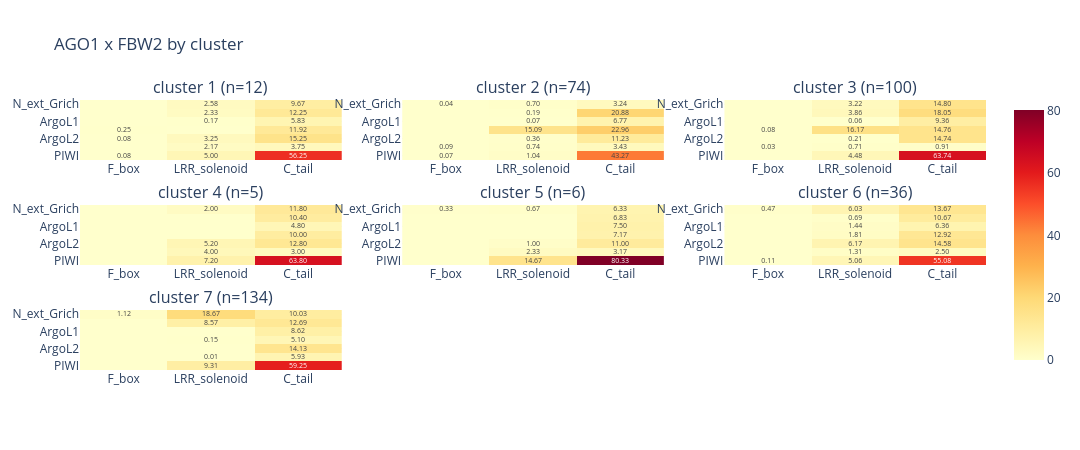
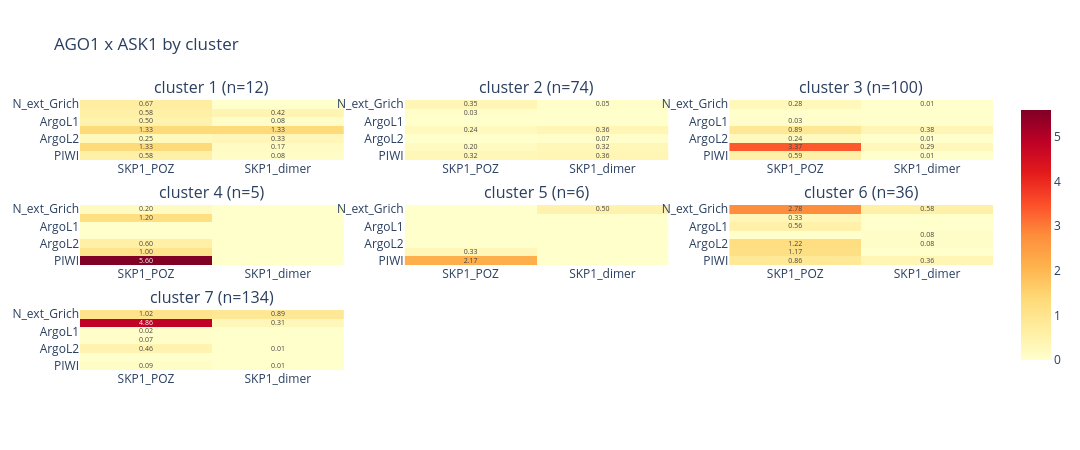
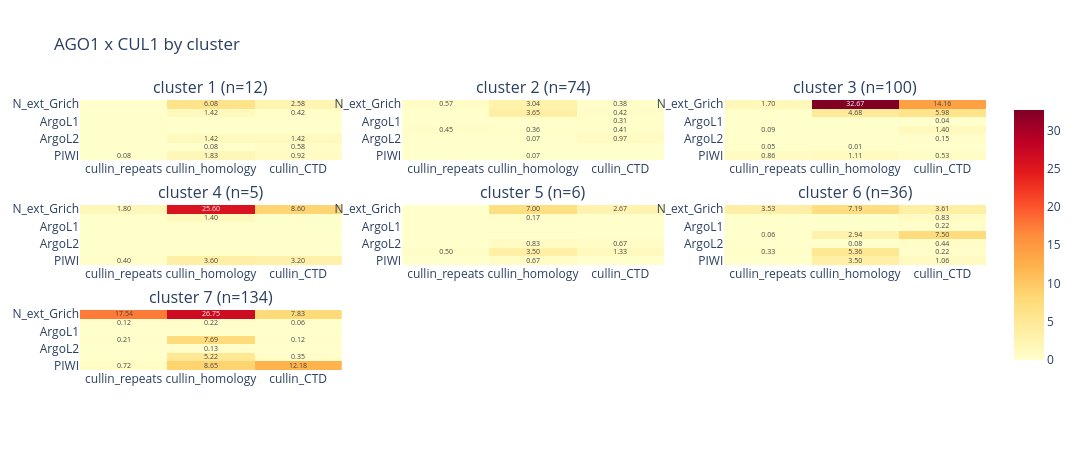

The cell these charts' notebook holds for them, in order:
### Markdown cell above
## Per-pose-cluster breakdown

One small-multiple panel per couple: one heatmap per pose cluster (`scripts/pose_cluster_anchor.py`'s `cluster` column), shared colour scale
within the panel. If there's only one cluster this collapses to a single tile.

### Code cell
clusters = sorted(df["cluster"].unique())
cluster_n_models = df.groupby("cluster")["fname"].nunique()
print(f"{len(clusters)} pose cluster(s): " + ", ".join(f'{k} (n={cluster_n_models[k]})' for k in clusters))

def panel_by(group_col, group_values, group_n_models, tag, subdir):
    for c in COUPLES:
        ligand_name = LIGAND_CHAIN_NAMES[c]
        mats = {}
        for g in group_values:
            res = couple_matrix(df[df[group_col] == g], c, group_n_models[g])
            if res is not None:
                mats[g] = res
        if not mats:
            print(f"No {RECEPTOR_NAME}-{ligand_name} contacts for any {tag} -- skipping.")
            continue
        present = list(mats)
        zmax = max(r[2].values.max() for r in mats.values()) or 1
        ncols = min(3, len(present)); nrows = -(-len(present) // ncols)
        fig = make_subplots(rows=nrows, cols=ncols,
                            subplot_titles=[f"{tag} {g} (n={group_n_models[g]})" for g in present])
        for i, g in enumerate(present):
            x_labels, y_labels, rate = mats[g]
            r, cc = i // ncols + 1, i % ncols + 1
            fig.add_trace(go.Heatmap(z=rate.values, x=x_labels, y=y_labels, colorscale="YlOrRd",
                zmin=0, zmax=float(zmax), showscale=bool(g == present[-1]),
                text=[[f"{v:.2f}" if v > 0 else "" for v in row] for row in rate.values],
                texttemplate="%{text}", textfont=dict(size=7),
                hovertemplate=f"{tag} {g}<br>%{{y}} / %{{x}}<br>%{{z:.3f}}/model<extra></extra>"),
                row=r, col=cc)
        fig.update_yaxes(autorange="reversed")
        fig.update_layout(title=f"{RECEPTOR_NAME} x {ligand_name} by {tag}", template=TEMPLATE,
                          width=max(760, 360 * ncols), height=max(430, 150 * nrows))
        save_fig(fig, f"{RECEPTOR_NAME.lower()}_{ligand_name.lower()}_heatmap_by_{tag}.html", subdir)

panel_by("cluster", clusters, cluster_n_models, "cluster", "per_cluster")

### Figure 1 — Plotly figure (JSON) as saved in the notebook; plotly's stock layout.template omitted (floating-point values rounded to 4 significant figures)
{"data": [{"colorscale": [[0.0, "rgb(255,255,204)"], [0.125, "rgb(255,237,160)"], [0.25, "rgb(254,217,118)"], [0.375, "rgb(254,178,76)"], [0.5, "rgb(253,141,60)"], [0.625, "rgb(252,78,42)"], [0.75, "rgb(227,26,28)"], [0.875, "rgb(189,0,38)"], [1.0, "rgb(128,0,38)"]], "hovertemplate": "cluster 1<br>%{y} / %{x}<br>%{z:.3f}/model<extra></extra>", "showscale": false, "text": [["", "2.58", "9.67"], ["", "2.33", "12.25"], ["", "0.17", "5.83"], ["0.25", "", "11.92"], ["0.08", "3.25", "15.25"], ["", "2.17", "3.75"], ["0.08", "5.00", "56.25"]], "textfont": {"size": 7}, "texttemplate": "%{text}", "type": "heatmap", "x": ["F_box", "LRR_solenoid", "C_tail"], "xaxis": "x", "y": ["N_ext_Grich", "ArgoN", "ArgoL1", "PAZ", "ArgoL2", "MID", "PIWI"], "yaxis": "y", "z": [[0.0, 2.583, 9.667], [0.0, 2.333, 12.25], [0.0, 0.1667, 5.833], [0.25, 0.0, 11.92], [0.08333, 3.25, 15.25], [0.0, 2.167, 3.75], [0.08333, 5.0, 56.25]], "zmax": 80.33, "zmin": 0}, {"colorscale": [[0.0, "rgb(255,255,204)"], [0.125, "rgb(255,237,160)"], [0.25, "rgb(254,217,118)"], [0.375, "rgb(254,178,76)"], [0.5, "rgb(253,141,60)"], [0.625, "rgb(252,78,42)"], [0.75, "rgb(227,26,28)"], [0.875, "rgb(189,0,38)"], [1.0, "rgb(128,0,38)"]], "hovertemplate": "cluster 2<br>%{y} / %{x}<br>%{z:.3f}/model<extra></extra>", "showscale": false, "text": [["0.04", "0.70", "3.24"], ["", "0.19", "20.88"], ["", "0.07", "6.77"], ["", "15.09", "22.96"], ["", "0.36", "11.23"], ["0.09", "0.74", "3.43"], ["0.07", "1.04", "43.27"]], "textfont": {"size": 7}, "texttemplate": "%{text}", "type": "heatmap", "x": ["F_box", "LRR_solenoid", "C_tail"], "xaxis": "x2", "y": ["N_ext_Grich", "ArgoN", "ArgoL1", "PAZ", "ArgoL2", "MID", "PIWI"], "yaxis": "y2", "z": [[0.04054, 0.7027, 3.243], [0.0, 0.1892, 20.88], [0.0, 0.06757, 6.77], [0.0, 15.09, 22.96], [0.0, 0.3649, 11.23], [0.09459, 0.7432, 3.432], [0.06757, 1.041, 43.27]], "zmax": 80.33, "zmin": 0}, {"colorscale": [[0.0, "rgb(255,255,204)"], [0.125, "rgb(255,237,160)"], [0.25, "rgb(254,217,118)"], [0.375, "rgb(254,178,76)"], [0.5, "rgb(253,141,60)"], [0.625, "rgb(252,78,42)"], [0.75, "rgb(227,26,28)"], [0.875, "rgb(189,0,38)"], [1.0, "rgb(128,0,38)"]], "hovertemplate": "cluster 3<br>%{y} / %{x}<br>%{z:.3f}/model<extra></extra>", "showscale": false, "text": [["", "3.22", "14.80"], ["", "3.86", "18.05"], ["", "0.06", "9.36"], ["0.08", "16.17", "14.76"], ["", "0.21", "14.74"], ["0.03", "0.71", "0.91"], ["", "4.48", "63.74"]], "textfont": {"size": 7}, "texttemplate": "%{text}", "type": "heatmap", "x": ["F_box", "LRR_solenoid", "C_tail"], "xaxis": "x3", "y": ["N_ext_Grich", "ArgoN", "ArgoL1", "PAZ", "ArgoL2", "MID", "PIWI"], "yaxis": "y3", "z": [[0.0, 3.22, 14.8], [0.0, 3.86, 18.05], [0.0, 0.06, 9.36], [0.08, 16.17, 14.76], [0.0, 0.21, 14.74], [0.03, 0.71, 0.91], [0.0, 4.48, 63.74]], "zmax": 80.33, "zmin": 0}, {"colorscale": [[0.0, "rgb(255,255,204)"], [0.125, "rgb(255,237,160)"], [0.25, "rgb(254,217,118)"], [0.375, "rgb(254,178,76)"], [0.5, "rgb(253,141,60)"], [0.625, "rgb(252,78,42)"], [0.75, "rgb(227,26,28)"], [0.875, "rgb(189,0,38)"], [1.0, "rgb(128,0,38)"]], "hovertemplate": "cluster 4<br>%{y} / %{x}<br>%{z:.3f}/model<extra></extra>", "showscale": false, "text": [["", "2.00", "11.80"], ["", "", "10.40"], ["", "", "4.80"], ["", "", "10.00"], ["", "5.20", "12.80"], ["", "4.00", "3.00"], ["", "7.20", "63.80"]], "textfont": {"size": 7}, "texttemplate": "%{text}", "type": "heatmap", "x": ["F_box", "LRR_solenoid", "C_tail"], "xaxis": "x4", "y": ["N_ext_Grich", "ArgoN", "ArgoL1", "PAZ", "ArgoL2", "MID", "PIWI"], "yaxis": "y4", "z": [[0.0, 2.0, 11.8], [0.0, 0.0, 10.4], [0.0, 0.0, 4.8], [0.0, 0.0, 10.0], [0.0, 5.2, 12.8], [0.0, 4.0, 3.0], [0.0, 7.2, 63.8]], "zmax": 80.33, "zmin": 0}, {"colorscale": [[0.0, "rgb(255,255,204)"], [0.125, "rgb(255,237,160)"], [0.25, "rgb(254,217,118)"], [0.375, "rgb(254,178,76)"], [0.5, "rgb(253,141,60)"], [0.625, "rgb(252,78,42)"], [0.75, "rgb(227,26,28)"], [0.875, "rgb(189,0,38)"], [1.0, "rgb(128,0,38)"]], "hovertemplate": "cluster 5<br>%{y} / %{x}<br>%{z:.3f}/model<extra></extra>", "showscale": false, "text": [["0.33", "0.67", "6.33"], ["", "", "6.83"], ["", "", "7.50"], ["", "", "7.17"], ["", "1.00", "11.00"], ["", "2.33", "3.17"], ["", "14.67", "80.33"]], "textfont": {"size": 7}, "texttemplate": "%{text}", "type": "heatmap", "x": ["F_box", "LRR_solenoid", "C_tail"], "xaxis": "x5", "y": ["N_ext_Grich", "ArgoN", "ArgoL1", "PAZ", "ArgoL2", "MID", "PIWI"], "yaxis": "y5", "z": [[0.3333, 0.6667, 6.333], [0.0, 0.0, 6.833], [0.0, 0.0, 7.5], [0.0, 0.0, 7.167], [0.0, 1.0, 11.0], [0.0, 2.333, 3.167], [0.0, 14.67, 80.33]], "zmax": 80.33, "zmin": 0}, {"colorscale": [[0.0, "rgb(255,255,204)"], [0.125, "rgb(255,237,160)"], [0.25, "rgb(254,217,118)"], [0.375, "rgb(254,178,76)"], [0.5, "rgb(253,141,60)"], [0.625, "rgb(252,78,42)"], [0.75, "rgb(227,26,28)"], [0.875, "rgb(189,0,38)"], [1.0, "rgb(128,0,38)"]], "hovertemplate": "cluster 6<br>%{y} / %{x}<br>%{z:.3f}/model<extra></extra>", "showscale": false, "text": [["0.47", "6.03", "13.67"], ["", "0.69", "10.67"], ["", "1.44", "6.36"], ["", "1.81", "12.92"], ["", "6.17", "14.58"], ["", "1.31", "2.50"], ["0.11", "5.06", "55.08"]], "textfont": {"size": 7}, "texttemplate": "%{text}", "type": "heatmap", "x": ["F_box", "LRR_solenoid", "C_tail"], "xaxis": "x6", "y": ["N_ext_Grich", "ArgoN", "ArgoL1", "PAZ", "ArgoL2", "MID", "PIWI"], "yaxis": "y6", "z": [[0.4722, 6.028, 13.67], [0.0, 0.6944, 10.67], [0.0, 1.444, 6.361], [0.0, 1.806, 12.92], [0.0, 6.167, 14.58], [0.0, 1.306, 2.5], [0.1111, 5.056, 55.08]], "zmax": 80.33, "zmin": 0}, {"colorscale": [[0.0, "rgb(255,255,204)"], [0.125, "rgb(255,237,160)"], [0.25, "rgb(254,217,118)"], [0.375, "rgb(254,178,76)"], [0.5, "rgb(253,141,60)"], [0.625, "rgb(252,78,42)"], [0.75, "rgb(227,26,28)"], [0.875, "rgb(189,0,38)"], [1.0, "rgb(128,0,38)"]], "hovertemplate": "cluster 7<br>%{y} / %{x}<br>%{z:.3f}/model<extra></extra>", "showscale": true, "text": [["1.12", "18.67", "10.03"], ["", "8.57", "12.69"], ["", "", "8.62"], ["", "0.15", "5.10"], ["", "", "14.13"], ["", "0.01", "5.93"], ["", "9.31", "59.25"]], "textfont": {"size": 7}, "texttemplate": "%{text}", "type": "heatmap", "x": ["F_box", "LRR_solenoid", "C_tail"], "xaxis": "x7", "y": ["N_ext_Grich", "ArgoN", "ArgoL1", "PAZ", "ArgoL2", "MID", "PIWI"], "yaxis": "y7", "z": [[1.119, 18.67, 10.03], [0.0, 8.567, 12.69], [0.0, 0.0, 8.619], [0.0, 0.1493, 5.097], [0.0, 0.0, 14.13], [0.0, 0.007463, 5.933], [0.0, 9.313, 59.25]], "zmax": 80.33, "zmin": 0}], "layout": {"annotations": [{"font": {"size": 16}, "showarrow": false, "text": "cluster 1 (n=12)", "x": 0.1444, "xanchor": "center", "xref": "paper", "y": 1.0, "yanchor": "bottom", "yref": "paper"}, {"font": {"size": 16}, "showarrow": false, "text": "cluster 2 (n=74)", "x": 0.5, "xanchor": "center", "xref": "paper", "y": 1.0, "yanchor": "bottom", "yref": "paper"}, {"font": {"size": 16}, "showarrow": false, "text": "cluster 3 (n=100)", "x": 0.8556, "xanchor": "center", "xref": "paper", "y": 1.0, "yanchor": "bottom", "yref": "paper"}, {"font": {"size": 16}, "showarrow": false, "text": "cluster 4 (n=5)", "x": 0.1444, "xanchor": "center", "xref": "paper", "y": 0.6111, "yanchor": "bottom", "yref": "paper"}, {"font": {"size": 16}, "showarrow": false, "text": "cluster 5 (n=6)", "x": 0.5, "xanchor": "center", "xref": "paper", "y": 0.6111, "yanchor": "bottom", "yref": "paper"}, {"font": {"size": 16}, "showarrow": false, "text": "cluster 6 (n=36)", "x": 0.8556, "xanchor": "center", "xref": "paper", "y": 0.6111, "yanchor": "bottom", "yref": "paper"}, {"font": {"size": 16}, "showarrow": false, "text": "cluster 7 (n=134)", "x": 0.1444, "xanchor": "center", "xref": "paper", "y": 0.2222, "yanchor": "bottom", "yref": "paper"}], "height": 450, "title": {"text": "AGO1 x FBW2 by cluster"}, "width": 1080, "xaxis": {"anchor": "y", "domain": [0.0, 0.2889]}, "xaxis2": {"anchor": "y2", "domain": [0.3556, 0.6444]}, "xaxis3": {"anchor": "y3", "domain": [0.7111, 1.0]}, "xaxis4": {"anchor": "y4", "domain": [0.0, 0.2889]}, "xaxis5": {"anchor": "y5", "domain": [0.3556, 0.6444]}, "xaxis6": {"anchor": "y6", "domain": [0.7111, 1.0]}, "xaxis7": {"anchor": "y7", "domain": [0.0, 0.2889]}, "xaxis8": {"anchor": "y8", "domain": [0.3556, 0.6444]}, "xaxis9": {"anchor": "y9", "domain": [0.7111, 1.0]}, "yaxis": {"anchor": "x", "autorange": "reversed", "domain": [0.7778, 1.0]}, "yaxis2": {"anchor": "x2", "autorange": "reversed", "domain": [0.7778, 1.0]}, "yaxis3": {"anchor": "x3", "autorange": "reversed", "domain": [0.7778, 1.0]}, "yaxis4": {"anchor": "x4", "autorange": "reversed", "domain": [0.3889, 0.6111]}, "yaxis5": {"anchor": "x5", "autorange": "reversed", "domain": [0.3889, 0.6111]}, "yaxis6": {"anchor": "x6", "autorange": "reversed", "domain": [0.3889, 0.6111]}, "yaxis7": {"anchor": "x7", "autorange": "reversed", "domain": [0.0, 0.2222]}, "yaxis8": {"anchor": "x8", "autorange": "reversed", "domain": [0.0, 0.2222]}, "yaxis9": {"anchor": "x9", "autorange": "reversed", "domain": [0.0, 0.2222]}}}

### Figure 2 — Plotly figure (JSON) as saved in the notebook; plotly's stock layout.template omitted (floating-point values rounded to 4 significant figures)
{"data": [{"colorscale": [[0.0, "rgb(255,255,204)"], [0.125, "rgb(255,237,160)"], [0.25, "rgb(254,217,118)"], [0.375, "rgb(254,178,76)"], [0.5, "rgb(253,141,60)"], [0.625, "rgb(252,78,42)"], [0.75, "rgb(227,26,28)"], [0.875, "rgb(189,0,38)"], [1.0, "rgb(128,0,38)"]], "hovertemplate": "cluster 1<br>%{y} / %{x}<br>%{z:.3f}/model<extra></extra>", "showscale": false, "text": [["0.67", ""], ["0.58", "0.42"], ["0.50", "0.08"], ["1.33", "1.33"], ["0.25", "0.33"], ["1.33", "0.17"], ["0.58", "0.08"]], "textfont": {"size": 7}, "texttemplate": "%{text}", "type": "heatmap", "x": ["SKP1_POZ", "SKP1_dimer"], "xaxis": "x", "y": ["N_ext_Grich", "ArgoN", "ArgoL1", "PAZ", "ArgoL2", "MID", "PIWI"], "yaxis": "y", "z": [[0.6667, 0.0], [0.5833, 0.4167], [0.5, 0.08333], [1.333, 1.333], [0.25, 0.3333], [1.333, 0.1667], [0.5833, 0.08333]], "zmax": 5.6, "zmin": 0}, {"colorscale": [[0.0, "rgb(255,255,204)"], [0.125, "rgb(255,237,160)"], [0.25, "rgb(254,217,118)"], [0.375, "rgb(254,178,76)"], [0.5, "rgb(253,141,60)"], [0.625, "rgb(252,78,42)"], [0.75, "rgb(227,26,28)"], [0.875, "rgb(189,0,38)"], [1.0, "rgb(128,0,38)"]], "hovertemplate": "cluster 2<br>%{y} / %{x}<br>%{z:.3f}/model<extra></extra>", "showscale": false, "text": [["0.35", "0.05"], ["0.03", ""], ["", ""], ["0.24", "0.36"], ["", "0.07"], ["0.20", "0.32"], ["0.32", "0.36"]], "textfont": {"size": 7}, "texttemplate": "%{text}", "type": "heatmap", "x": ["SKP1_POZ", "SKP1_dimer"], "xaxis": "x2", "y": ["N_ext_Grich", "ArgoN", "ArgoL1", "PAZ", "ArgoL2", "MID", "PIWI"], "yaxis": "y2", "z": [[0.3514, 0.05405], [0.02703, 0.0], [0.0, 0.0], [0.2432, 0.3649], [0.0, 0.06757], [0.2027, 0.3243], [0.3243, 0.3649]], "zmax": 5.6, "zmin": 0}, {"colorscale": [[0.0, "rgb(255,255,204)"], [0.125, "rgb(255,237,160)"], [0.25, "rgb(254,217,118)"], [0.375, "rgb(254,178,76)"], [0.5, "rgb(253,141,60)"], [0.625, "rgb(252,78,42)"], [0.75, "rgb(227,26,28)"], [0.875, "rgb(189,0,38)"], [1.0, "rgb(128,0,38)"]], "hovertemplate": "cluster 3<br>%{y} / %{x}<br>%{z:.3f}/model<extra></extra>", "showscale": false, "text": [["0.28", "0.01"], ["", ""], ["0.03", ""], ["0.89", "0.38"], ["0.24", "0.01"], ["3.37", "0.29"], ["0.59", "0.01"]], "textfont": {"size": 7}, "texttemplate": "%{text}", "type": "heatmap", "x": ["SKP1_POZ", "SKP1_dimer"], "xaxis": "x3", "y": ["N_ext_Grich", "ArgoN", "ArgoL1", "PAZ", "ArgoL2", "MID", "PIWI"], "yaxis": "y3", "z": [[0.28, 0.01], [0.0, 0.0], [0.03, 0.0], [0.89, 0.38], [0.24, 0.01], [3.37, 0.29], [0.59, 0.01]], "zmax": 5.6, "zmin": 0}, {"colorscale": [[0.0, "rgb(255,255,204)"], [0.125, "rgb(255,237,160)"], [0.25, "rgb(254,217,118)"], [0.375, "rgb(254,178,76)"], [0.5, "rgb(253,141,60)"], [0.625, "rgb(252,78,42)"], [0.75, "rgb(227,26,28)"], [0.875, "rgb(189,0,38)"], [1.0, "rgb(128,0,38)"]], "hovertemplate": "cluster 4<br>%{y} / %{x}<br>%{z:.3f}/model<extra></extra>", "showscale": false, "text": [["0.20", ""], ["1.20", ""], ["", ""], ["", ""], ["0.60", ""], ["1.00", ""], ["5.60", ""]], "textfont": {"size": 7}, "texttemplate": "%{text}", "type": "heatmap", "x": ["SKP1_POZ", "SKP1_dimer"], "xaxis": "x4", "y": ["N_ext_Grich", "ArgoN", "ArgoL1", "PAZ", "ArgoL2", "MID", "PIWI"], "yaxis": "y4", "z": [[0.2, 0.0], [1.2, 0.0], [0.0, 0.0], [0.0, 0.0], [0.6, 0.0], [1.0, 0.0], [5.6, 0.0]], "zmax": 5.6, "zmin": 0}, {"colorscale": [[0.0, "rgb(255,255,204)"], [0.125, "rgb(255,237,160)"], [0.25, "rgb(254,217,118)"], [0.375, "rgb(254,178,76)"], [0.5, "rgb(253,141,60)"], [0.625, "rgb(252,78,42)"], [0.75, "rgb(227,26,28)"], [0.875, "rgb(189,0,38)"], [1.0, "rgb(128,0,38)"]], "hovertemplate": "cluster 5<br>%{y} / %{x}<br>%{z:.3f}/model<extra></extra>", "showscale": false, "text": [["", "0.50"], ["", ""], ["", ""], ["", ""], ["", ""], ["0.33", ""], ["2.17", ""]], "textfont": {"size": 7}, "texttemplate": "%{text}", "type": "heatmap", "x": ["SKP1_POZ", "SKP1_dimer"], "xaxis": "x5", "y": ["N_ext_Grich", "ArgoN", "ArgoL1", "PAZ", "ArgoL2", "MID", "PIWI"], "yaxis": "y5", "z": [[0.0, 0.5], [0.0, 0.0], [0.0, 0.0], [0.0, 0.0], [0.0, 0.0], [0.3333, 0.0], [2.167, 0.0]], "zmax": 5.6, "zmin": 0}, {"colorscale": [[0.0, "rgb(255,255,204)"], [0.125, "rgb(255,237,160)"], [0.25, "rgb(254,217,118)"], [0.375, "rgb(254,178,76)"], [0.5, "rgb(253,141,60)"], [0.625, "rgb(252,78,42)"], [0.75, "rgb(227,26,28)"], [0.875, "rgb(189,0,38)"], [1.0, "rgb(128,0,38)"]], "hovertemplate": "cluster 6<br>%{y} / %{x}<br>%{z:.3f}/model<extra></extra>", "showscale": false, "text": [["2.78", "0.58"], ["0.33", ""], ["0.56", ""], ["", "0.08"], ["1.22", "0.08"], ["1.17", ""], ["0.86", "0.36"]], "textfont": {"size": 7}, "texttemplate": "%{text}", "type": "heatmap", "x": ["SKP1_POZ", "SKP1_dimer"], "xaxis": "x6", "y": ["N_ext_Grich", "ArgoN", "ArgoL1", "PAZ", "ArgoL2", "MID", "PIWI"], "yaxis": "y6", "z": [[2.778, 0.5833], [0.3333, 0.0], [0.5556, 0.0], [0.0, 0.08333], [1.222, 0.08333], [1.167, 0.0], [0.8611, 0.3611]], "zmax": 5.6, "zmin": 0}, {"colorscale": [[0.0, "rgb(255,255,204)"], [0.125, "rgb(255,237,160)"], [0.25, "rgb(254,217,118)"], [0.375, "rgb(254,178,76)"], [0.5, "rgb(253,141,60)"], [0.625, "rgb(252,78,42)"], [0.75, "rgb(227,26,28)"], [0.875, "rgb(189,0,38)"], [1.0, "rgb(128,0,38)"]], "hovertemplate": "cluster 7<br>%{y} / %{x}<br>%{z:.3f}/model<extra></extra>", "showscale": true, "text": [["1.02", "0.89"], ["4.86", "0.31"], ["0.02", ""], ["0.07", ""], ["0.46", "0.01"], ["", ""], ["0.09", "0.01"]], "textfont": {"size": 7}, "texttemplate": "%{text}", "type": "heatmap", "x": ["SKP1_POZ", "SKP1_dimer"], "xaxis": "x7", "y": ["N_ext_Grich", "ArgoN", "ArgoL1", "PAZ", "ArgoL2", "MID", "PIWI"], "yaxis": "y7", "z": [[1.022, 0.8881], [4.858, 0.306], [0.02239, 0.0], [0.06716, 0.0], [0.4627, 0.007463], [0.0, 0.0], [0.08955, 0.007463]], "zmax": 5.6, "zmin": 0}], "layout": {"annotations": [{"font": {"size": 16}, "showarrow": false, "text": "cluster 1 (n=12)", "x": 0.1444, "xanchor": "center", "xref": "paper", "y": 1.0, "yanchor": "bottom", "yref": "paper"}, {"font": {"size": 16}, "showarrow": false, "text": "cluster 2 (n=74)", "x": 0.5, "xanchor": "center", "xref": "paper", "y": 1.0, "yanchor": "bottom", "yref": "paper"}, {"font": {"size": 16}, "showarrow": false, "text": "cluster 3 (n=100)", "x": 0.8556, "xanchor": "center", "xref": "paper", "y": 1.0, "yanchor": "bottom", "yref": "paper"}, {"font": {"size": 16}, "showarrow": false, "text": "cluster 4 (n=5)", "x": 0.1444, "xanchor": "center", "xref": "paper", "y": 0.6111, "yanchor": "bottom", "yref": "paper"}, {"font": {"size": 16}, "showarrow": false, "text": "cluster 5 (n=6)", "x": 0.5, "xanchor": "center", "xref": "paper", "y": 0.6111, "yanchor": "bottom", "yref": "paper"}, {"font": {"size": 16}, "showarrow": false, "text": "cluster 6 (n=36)", "x": 0.8556, "xanchor": "center", "xref": "paper", "y": 0.6111, "yanchor": "bottom", "yref": "paper"}, {"font": {"size": 16}, "showarrow": false, "text": "cluster 7 (n=134)", "x": 0.1444, "xanchor": "center", "xref": "paper", "y": 0.2222, "yanchor": "bottom", "yref": "paper"}], "height": 450, "title": {"text": "AGO1 x ASK1 by cluster"}, "width": 1080, "xaxis": {"anchor": "y", "domain": [0.0, 0.2889]}, "xaxis2": {"anchor": "y2", "domain": [0.3556, 0.6444]}, "xaxis3": {"anchor": "y3", "domain": [0.7111, 1.0]}, "xaxis4": {"anchor": "y4", "domain": [0.0, 0.2889]}, "xaxis5": {"anchor": "y5", "domain": [0.3556, 0.6444]}, "xaxis6": {"anchor": "y6", "domain": [0.7111, 1.0]}, "xaxis7": {"anchor": "y7", "domain": [0.0, 0.2889]}, "xaxis8": {"anchor": "y8", "domain": [0.3556, 0.6444]}, "xaxis9": {"anchor": "y9", "domain": [0.7111, 1.0]}, "yaxis": {"anchor": "x", "autorange": "reversed", "domain": [0.7778, 1.0]}, "yaxis2": {"anchor": "x2", "autorange": "reversed", "domain": [0.7778, 1.0]}, "yaxis3": {"anchor": "x3", "autorange": "reversed", "domain": [0.7778, 1.0]}, "yaxis4": {"anchor": "x4", "autorange": "reversed", "domain": [0.3889, 0.6111]}, "yaxis5": {"anchor": "x5", "autorange": "reversed", "domain": [0.3889, 0.6111]}, "yaxis6": {"anchor": "x6", "autorange": "reversed", "domain": [0.3889, 0.6111]}, "yaxis7": {"anchor": "x7", "autorange": "reversed", "domain": [0.0, 0.2222]}, "yaxis8": {"anchor": "x8", "autorange": "reversed", "domain": [0.0, 0.2222]}, "yaxis9": {"anchor": "x9", "autorange": "reversed", "domain": [0.0, 0.2222]}}}

### Figure 3 — Plotly figure (JSON) as saved in the notebook; plotly's stock layout.template omitted (floating-point values rounded to 4 significant figures)
{"data": [{"colorscale": [[0.0, "rgb(255,255,204)"], [0.125, "rgb(255,237,160)"], [0.25, "rgb(254,217,118)"], [0.375, "rgb(254,178,76)"], [0.5, "rgb(253,141,60)"], [0.625, "rgb(252,78,42)"], [0.75, "rgb(227,26,28)"], [0.875, "rgb(189,0,38)"], [1.0, "rgb(128,0,38)"]], "hovertemplate": "cluster 1<br>%{y} / %{x}<br>%{z:.3f}/model<extra></extra>", "showscale": false, "text": [["", "6.08", "2.58"], ["", "1.42", "0.42"], ["", "", ""], ["", "", ""], ["", "1.42", "1.42"], ["", "0.08", "0.58"], ["0.08", "1.83", "0.92"]], "textfont": {"size": 7}, "texttemplate": "%{text}", "type": "heatmap", "x": ["cullin_repeats", "cullin_homology", "cullin_CTD"], "xaxis": "x", "y": ["N_ext_Grich", "ArgoN", "ArgoL1", "PAZ", "ArgoL2", "MID", "PIWI"], "yaxis": "y", "z": [[0.0, 6.083, 2.583], [0.0, 1.417, 0.4167], [0.0, 0.0, 0.0], [0.0, 0.0, 0.0], [0.0, 1.417, 1.417], [0.0, 0.08333, 0.5833], [0.08333, 1.833, 0.9167]], "zmax": 32.67, "zmin": 0}, {"colorscale": [[0.0, "rgb(255,255,204)"], [0.125, "rgb(255,237,160)"], [0.25, "rgb(254,217,118)"], [0.375, "rgb(254,178,76)"], [0.5, "rgb(253,141,60)"], [0.625, "rgb(252,78,42)"], [0.75, "rgb(227,26,28)"], [0.875, "rgb(189,0,38)"], [1.0, "rgb(128,0,38)"]], "hovertemplate": "cluster 2<br>%{y} / %{x}<br>%{z:.3f}/model<extra></extra>", "showscale": false, "text": [["0.57", "3.04", "0.38"], ["", "3.65", "0.42"], ["", "", "0.31"], ["0.45", "0.36", "0.41"], ["", "0.07", "0.97"], ["", "", ""], ["", "0.07", ""]], "textfont": {"size": 7}, "texttemplate": "%{text}", "type": "heatmap", "x": ["cullin_repeats", "cullin_homology", "cullin_CTD"], "xaxis": "x2", "y": ["N_ext_Grich", "ArgoN", "ArgoL1", "PAZ", "ArgoL2", "MID", "PIWI"], "yaxis": "y2", "z": [[0.5676, 3.041, 0.3784], [0.0, 3.649, 0.4189], [0.0, 0.0, 0.3108], [0.4459, 0.3649, 0.4054], [0.0, 0.06757, 0.973], [0.0, 0.0, 0.0], [0.0, 0.06757, 0.0]], "zmax": 32.67, "zmin": 0}, {"colorscale": [[0.0, "rgb(255,255,204)"], [0.125, "rgb(255,237,160)"], [0.25, "rgb(254,217,118)"], [0.375, "rgb(254,178,76)"], [0.5, "rgb(253,141,60)"], [0.625, "rgb(252,78,42)"], [0.75, "rgb(227,26,28)"], [0.875, "rgb(189,0,38)"], [1.0, "rgb(128,0,38)"]], "hovertemplate": "cluster 3<br>%{y} / %{x}<br>%{z:.3f}/model<extra></extra>", "showscale": false, "text": [["1.70", "32.67", "14.16"], ["", "4.68", "5.98"], ["", "", "0.04"], ["0.09", "", "1.40"], ["", "", "0.15"], ["0.05", "0.01", ""], ["0.86", "1.11", "0.53"]], "textfont": {"size": 7}, "texttemplate": "%{text}", "type": "heatmap", "x": ["cullin_repeats", "cullin_homology", "cullin_CTD"], "xaxis": "x3", "y": ["N_ext_Grich", "ArgoN", "ArgoL1", "PAZ", "ArgoL2", "MID", "PIWI"], "yaxis": "y3", "z": [[1.7, 32.67, 14.16], [0.0, 4.68, 5.98], [0.0, 0.0, 0.04], [0.09, 0.0, 1.4], [0.0, 0.0, 0.15], [0.05, 0.01, 0.0], [0.86, 1.11, 0.53]], "zmax": 32.67, "zmin": 0}, {"colorscale": [[0.0, "rgb(255,255,204)"], [0.125, "rgb(255,237,160)"], [0.25, "rgb(254,217,118)"], [0.375, "rgb(254,178,76)"], [0.5, "rgb(253,141,60)"], [0.625, "rgb(252,78,42)"], [0.75, "rgb(227,26,28)"], [0.875, "rgb(189,0,38)"], [1.0, "rgb(128,0,38)"]], "hovertemplate": "cluster 4<br>%{y} / %{x}<br>%{z:.3f}/model<extra></extra>", "showscale": false, "text": [["1.80", "25.60", "8.60"], ["", "1.40", ""], ["", "", ""], ["", "", ""], ["", "", ""], ["", "", ""], ["0.40", "3.60", "3.20"]], "textfont": {"size": 7}, "texttemplate": "%{text}", "type": "heatmap", "x": ["cullin_repeats", "cullin_homology", "cullin_CTD"], "xaxis": "x4", "y": ["N_ext_Grich", "ArgoN", "ArgoL1", "PAZ", "ArgoL2", "MID", "PIWI"], "yaxis": "y4", "z": [[1.8, 25.6, 8.6], [0.0, 1.4, 0.0], [0.0, 0.0, 0.0], [0.0, 0.0, 0.0], [0.0, 0.0, 0.0], [0.0, 0.0, 0.0], [0.4, 3.6, 3.2]], "zmax": 32.67, "zmin": 0}, {"colorscale": [[0.0, "rgb(255,255,204)"], [0.125, "rgb(255,237,160)"], [0.25, "rgb(254,217,118)"], [0.375, "rgb(254,178,76)"], [0.5, "rgb(253,141,60)"], [0.625, "rgb(252,78,42)"], [0.75, "rgb(227,26,28)"], [0.875, "rgb(189,0,38)"], [1.0, "rgb(128,0,38)"]], "hovertemplate": "cluster 5<br>%{y} / %{x}<br>%{z:.3f}/model<extra></extra>", "showscale": false, "text": [["", "7.00", "2.67"], ["", "0.17", ""], ["", "", ""], ["", "", ""], ["", "0.83", "0.67"], ["0.50", "3.50", "1.33"], ["", "0.67", ""]], "textfont": {"size": 7}, "texttemplate": "%{text}", "type": "heatmap", "x": ["cullin_repeats", "cullin_homology", "cullin_CTD"], "xaxis": "x5", "y": ["N_ext_Grich", "ArgoN", "ArgoL1", "PAZ", "ArgoL2", "MID", "PIWI"], "yaxis": "y5", "z": [[0.0, 7.0, 2.667], [0.0, 0.1667, 0.0], [0.0, 0.0, 0.0], [0.0, 0.0, 0.0], [0.0, 0.8333, 0.6667], [0.5, 3.5, 1.333], [0.0, 0.6667, 0.0]], "zmax": 32.67, "zmin": 0}, {"colorscale": [[0.0, "rgb(255,255,204)"], [0.125, "rgb(255,237,160)"], [0.25, "rgb(254,217,118)"], [0.375, "rgb(254,178,76)"], [0.5, "rgb(253,141,60)"], [0.625, "rgb(252,78,42)"], [0.75, "rgb(227,26,28)"], [0.875, "rgb(189,0,38)"], [1.0, "rgb(128,0,38)"]], "hovertemplate": "cluster 6<br>%{y} / %{x}<br>%{z:.3f}/model<extra></extra>", "showscale": false, "text": [["3.53", "7.19", "3.61"], ["", "", "0.83"], ["", "", "0.22"], ["0.06", "2.94", "7.50"], ["", "0.08", "0.44"], ["0.33", "5.36", "0.22"], ["", "3.50", "1.06"]], "textfont": {"size": 7}, "texttemplate": "%{text}", "type": "heatmap", "x": ["cullin_repeats", "cullin_homology", "cullin_CTD"], "xaxis": "x6", "y": ["N_ext_Grich", "ArgoN", "ArgoL1", "PAZ", "ArgoL2", "MID", "PIWI"], "yaxis": "y6", "z": [[3.528, 7.194, 3.611], [0.0, 0.0, 0.8333], [0.0, 0.0, 0.2222], [0.05556, 2.944, 7.5], [0.0, 0.08333, 0.4444], [0.3333, 5.361, 0.2222], [0.0, 3.5, 1.056]], "zmax": 32.67, "zmin": 0}, {"colorscale": [[0.0, "rgb(255,255,204)"], [0.125, "rgb(255,237,160)"], [0.25, "rgb(254,217,118)"], [0.375, "rgb(254,178,76)"], [0.5, "rgb(253,141,60)"], [0.625, "rgb(252,78,42)"], [0.75, "rgb(227,26,28)"], [0.875, "rgb(189,0,38)"], [1.0, "rgb(128,0,38)"]], "hovertemplate": "cluster 7<br>%{y} / %{x}<br>%{z:.3f}/model<extra></extra>", "showscale": true, "text": [["17.54", "26.75", "7.83"], ["0.12", "0.22", "0.06"], ["", "", ""], ["0.21", "7.69", "0.12"], ["", "0.13", ""], ["", "5.22", "0.35"], ["0.72", "8.65", "12.18"]], "textfont": {"size": 7}, "texttemplate": "%{text}", "type": "heatmap", "x": ["cullin_repeats", "cullin_homology", "cullin_CTD"], "xaxis": "x7", "y": ["N_ext_Grich", "ArgoN", "ArgoL1", "PAZ", "ArgoL2", "MID", "PIWI"], "yaxis": "y7", "z": [[17.54, 26.75, 7.828], [0.1194, 0.2239, 0.0597], [0.0, 0.0, 0.0], [0.209, 7.687, 0.1194], [0.0, 0.1343, 0.0], [0.0, 5.224, 0.3507], [0.7239, 8.649, 12.18]], "zmax": 32.67, "zmin": 0}], "layout": {"annotations": [{"font": {"size": 16}, "showarrow": false, "text": "cluster 1 (n=12)", "x": 0.1444, "xanchor": "center", "xref": "paper", "y": 1.0, "yanchor": "bottom", "yref": "paper"}, {"font": {"size": 16}, "showarrow": false, "text": "cluster 2 (n=74)", "x": 0.5, "xanchor": "center", "xref": "paper", "y": 1.0, "yanchor": "bottom", "yref": "paper"}, {"font": {"size": 16}, "showarrow": false, "text": "cluster 3 (n=100)", "x": 0.8556, "xanchor": "center", "xref": "paper", "y": 1.0, "yanchor": "bottom", "yref": "paper"}, {"font": {"size": 16}, "showarrow": false, "text": "cluster 4 (n=5)", "x": 0.1444, "xanchor": "center", "xref": "paper", "y": 0.6111, "yanchor": "bottom", "yref": "paper"}, {"font": {"size": 16}, "showarrow": false, "text": "cluster 5 (n=6)", "x": 0.5, "xanchor": "center", "xref": "paper", "y": 0.6111, "yanchor": "bottom", "yref": "paper"}, {"font": {"size": 16}, "showarrow": false, "text": "cluster 6 (n=36)", "x": 0.8556, "xanchor": "center", "xref": "paper", "y": 0.6111, "yanchor": "bottom", "yref": "paper"}, {"font": {"size": 16}, "showarrow": false, "text": "cluster 7 (n=134)", "x": 0.1444, "xanchor": "center", "xref": "paper", "y": 0.2222, "yanchor": "bottom", "yref": "paper"}], "height": 450, "title": {"text": "AGO1 x CUL1 by cluster"}, "width": 1080, "xaxis": {"anchor": "y", "domain": [0.0, 0.2889]}, "xaxis2": {"anchor": "y2", "domain": [0.3556, 0.6444]}, "xaxis3": {"anchor": "y3", "domain": [0.7111, 1.0]}, "xaxis4": {"anchor": "y4", "domain": [0.0, 0.2889]}, "xaxis5": {"anchor": "y5", "domain": [0.3556, 0.6444]}, "xaxis6": {"anchor": "y6", "domain": [0.7111, 1.0]}, "xaxis7": {"anchor": "y7", "domain": [0.0, 0.2889]}, "xaxis8": {"anchor": "y8", "domain": [0.3556, 0.6444]}, "xaxis9": {"anchor": "y9", "domain": [0.7111, 1.0]}, "yaxis": {"anchor": "x", "autorange": "reversed", "domain": [0.7778, 1.0]}, "yaxis2": {"anchor": "x2", "autorange": "reversed", "domain": [0.7778, 1.0]}, "yaxis3": {"anchor": "x3", "autorange": "reversed", "domain": [0.7778, 1.0]}, "yaxis4": {"anchor": "x4", "autorange": "reversed", "domain": [0.3889, 0.6111]}, "yaxis5": {"anchor": "x5", "autorange": "reversed", "domain": [0.3889, 0.6111]}, "yaxis6": {"anchor": "x6", "autorange": "reversed", "domain": [0.3889, 0.6111]}, "yaxis7": {"anchor": "x7", "autorange": "reversed", "domain": [0.0, 0.2222]}, "yaxis8": {"anchor": "x8", "autorange": "reversed", "domain": [0.0, 0.2222]}, "yaxis9": {"anchor": "x9", "autorange": "reversed", "domain": [0.0, 0.2222]}}}
